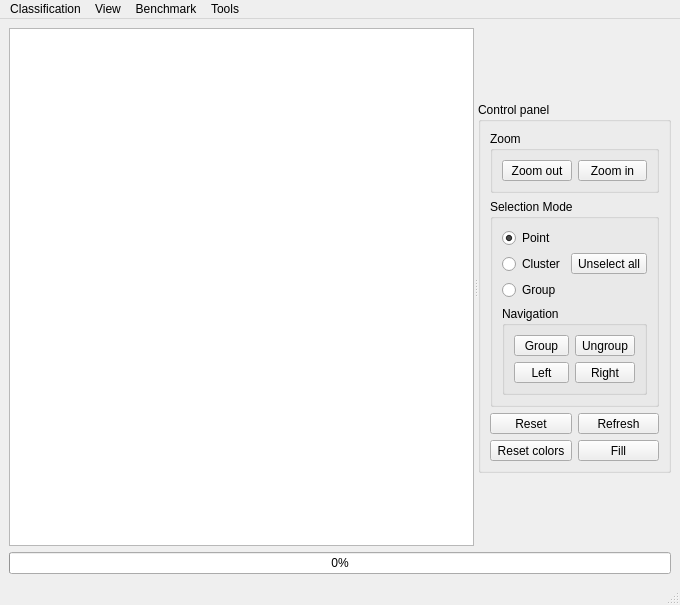
<?xml version="1.0" encoding="UTF-8"?>
<ui version="4.0">
 <class>TFDesignWindow</class>
 <widget class="QMainWindow" name="TFDesignWindow">
  <property name="geometry">
   <rect>
    <x>0</x>
    <y>0</y>
    <width>680</width>
    <height>605</height>
   </rect>
  </property>
  <property name="windowTitle">
   <string>Transfer Function Designer - Volume Explorer (VEx)</string>
  </property>
  <property name="windowIcon">
   <iconset>
    <normaloff>:/ui/icons/vex_logo.png</normaloff>:/ui/icons/vex_logo.png</iconset>
  </property>
  <widget class="QWidget" name="centralwidget">
   <layout class="QGridLayout" name="gridLayout">
    <item row="2" column="0">
     <widget class="QProgressBar" name="progressBar">
      <property name="enabled">
       <bool>true</bool>
      </property>
      <property name="value">
       <number>0</number>
      </property>
      <property name="textDirection">
       <enum>QProgressBar::TopToBottom</enum>
      </property>
     </widget>
    </item>
    <item row="1" column="0">
     <widget class="QSplitter" name="splitter">
      <property name="orientation">
       <enum>Qt::Horizontal</enum>
      </property>
      <widget class="TFDesignSpace" name="view">
       <property name="sizePolicy">
        <sizepolicy hsizetype="Expanding" vsizetype="Expanding">
         <horstretch>1</horstretch>
         <verstretch>1</verstretch>
        </sizepolicy>
       </property>
      </widget>
      <widget class="QWidget" name="controlWidget" native="true">
       <property name="sizePolicy">
        <sizepolicy hsizetype="MinimumExpanding" vsizetype="MinimumExpanding">
         <horstretch>0</horstretch>
         <verstretch>0</verstretch>
        </sizepolicy>
       </property>
       <layout class="QGridLayout" name="gridLayout_2">
        <item row="0" column="0">
         <spacer name="topVerticalSpacer">
          <property name="orientation">
           <enum>Qt::Vertical</enum>
          </property>
          <property name="sizeType">
           <enum>QSizePolicy::MinimumExpanding</enum>
          </property>
          <property name="sizeHint" stdset="0">
           <size>
            <width>20</width>
            <height>0</height>
           </size>
          </property>
         </spacer>
        </item>
        <item row="3" column="0">
         <spacer name="bottomVerticalSpacer">
          <property name="orientation">
           <enum>Qt::Vertical</enum>
          </property>
          <property name="sizeType">
           <enum>QSizePolicy::MinimumExpanding</enum>
          </property>
          <property name="sizeHint" stdset="0">
           <size>
            <width>20</width>
            <height>0</height>
           </size>
          </property>
         </spacer>
        </item>
        <item row="2" column="0">
         <widget class="QGroupBox" name="groupBoxControl">
          <property name="sizePolicy">
           <sizepolicy hsizetype="MinimumExpanding" vsizetype="MinimumExpanding">
            <horstretch>0</horstretch>
            <verstretch>0</verstretch>
           </sizepolicy>
          </property>
          <property name="title">
           <string>Control panel</string>
          </property>
          <layout class="QGridLayout" name="gridLayout_3">
           <item row="4" column="0">
            <widget class="QToolButton" name="tbReset">
             <property name="sizePolicy">
              <sizepolicy hsizetype="MinimumExpanding" vsizetype="Fixed">
               <horstretch>0</horstretch>
               <verstretch>0</verstretch>
              </sizepolicy>
             </property>
             <property name="toolTip">
              <string>&lt;html&gt;&lt;head/&gt;&lt;body&gt;&lt;p&gt;&lt;span style=&quot; font-weight:600;&quot;&gt;Restore viwer position.&lt;/span&gt;&lt;/p&gt;&lt;p&gt;Shortcut: &lt;span style=&quot; font-style:italic;&quot;&gt;F10&lt;/span&gt;&lt;/p&gt;&lt;/body&gt;&lt;/html&gt;</string>
             </property>
             <property name="text">
              <string>Reset</string>
             </property>
             <property name="icon">
              <iconset resource="../../volumexplorerrsrc.qrc">
               <normaloff>:/img/reload.png</normaloff>:/img/reload.png</iconset>
             </property>
             <property name="iconSize">
              <size>
               <width>32</width>
               <height>32</height>
              </size>
             </property>
             <property name="shortcut">
              <string>F10</string>
             </property>
            </widget>
           </item>
           <item row="4" column="1">
            <widget class="QToolButton" name="tbRefresh">
             <property name="sizePolicy">
              <sizepolicy hsizetype="MinimumExpanding" vsizetype="Fixed">
               <horstretch>0</horstretch>
               <verstretch>0</verstretch>
              </sizepolicy>
             </property>
             <property name="toolTip">
              <string>&lt;html&gt;&lt;head/&gt;&lt;body&gt;&lt;p&gt;&lt;span style=&quot; font-weight:600;&quot;&gt;Refresh.&lt;/span&gt;&lt;/p&gt;&lt;p&gt;Shortcut: &lt;span style=&quot; font-style:italic;&quot;&gt;F5&lt;/span&gt;&lt;/p&gt;&lt;/body&gt;&lt;/html&gt;</string>
             </property>
             <property name="text">
              <string>Refresh</string>
             </property>
             <property name="icon">
              <iconset resource="../../volumexplorerrsrc.qrc">
               <normaloff>:/img/refresh.png</normaloff>:/img/refresh.png</iconset>
             </property>
             <property name="iconSize">
              <size>
               <width>32</width>
               <height>32</height>
              </size>
             </property>
             <property name="shortcut">
              <string>F5</string>
             </property>
            </widget>
           </item>
           <item row="5" column="0">
            <widget class="QToolButton" name="tbResetColor">
             <property name="sizePolicy">
              <sizepolicy hsizetype="MinimumExpanding" vsizetype="Fixed">
               <horstretch>0</horstretch>
               <verstretch>0</verstretch>
              </sizepolicy>
             </property>
             <property name="toolTip">
              <string>&lt;html&gt;&lt;head/&gt;&lt;body&gt;&lt;p&gt;&lt;span style=&quot; font-weight:600;&quot;&gt;Restore color.&lt;/span&gt;&lt;/p&gt;&lt;p&gt;Shortcut: &lt;span style=&quot; font-style:italic;&quot;&gt;F6&lt;/span&gt;&lt;/p&gt;&lt;/body&gt;&lt;/html&gt;</string>
             </property>
             <property name="text">
              <string>Reset colors</string>
             </property>
             <property name="icon">
              <iconset resource="../../volumexplorerrsrc.qrc">
               <normaloff>:/img/palette.png</normaloff>:/img/palette.png</iconset>
             </property>
             <property name="iconSize">
              <size>
               <width>32</width>
               <height>32</height>
              </size>
             </property>
             <property name="shortcut">
              <string>F8</string>
             </property>
            </widget>
           </item>
           <item row="5" column="1">
            <widget class="QToolButton" name="tbSelectColor">
             <property name="sizePolicy">
              <sizepolicy hsizetype="MinimumExpanding" vsizetype="Fixed">
               <horstretch>0</horstretch>
               <verstretch>0</verstretch>
              </sizepolicy>
             </property>
             <property name="toolTip">
              <string>&lt;html&gt;&lt;head/&gt;&lt;body&gt;&lt;p&gt;&lt;span style=&quot; font-weight:600;&quot;&gt;Color fill.&lt;/span&gt;&lt;/p&gt;&lt;p&gt;Shortcut: &lt;span style=&quot; font-style:italic;&quot;&gt;F2&lt;/span&gt;&lt;/p&gt;&lt;/body&gt;&lt;/html&gt;</string>
             </property>
             <property name="text">
              <string>Fill</string>
             </property>
             <property name="icon">
              <iconset resource="../../volumexplorerrsrc.qrc">
               <normaloff>:/img/fill.png</normaloff>:/img/fill.png</iconset>
             </property>
             <property name="iconSize">
              <size>
               <width>32</width>
               <height>32</height>
              </size>
             </property>
             <property name="shortcut">
              <string>F2</string>
             </property>
            </widget>
           </item>
           <item row="1" column="0" colspan="2">
            <widget class="QGroupBox" name="groupBoxSelection">
             <property name="sizePolicy">
              <sizepolicy hsizetype="MinimumExpanding" vsizetype="MinimumExpanding">
               <horstretch>0</horstretch>
               <verstretch>0</verstretch>
              </sizepolicy>
             </property>
             <property name="title">
              <string>Selection Mode</string>
             </property>
             <layout class="QGridLayout" name="gridLayout_5">
              <item row="0" column="1" rowspan="3">
               <widget class="QToolButton" name="tbUnselectAll">
                <property name="sizePolicy">
                 <sizepolicy hsizetype="MinimumExpanding" vsizetype="Fixed">
                  <horstretch>0</horstretch>
                  <verstretch>0</verstretch>
                 </sizepolicy>
                </property>
                <property name="toolTip">
                 <string>&lt;html&gt;&lt;head/&gt;&lt;body&gt;&lt;p&gt;&lt;span style=&quot; font-weight:600;&quot;&gt;Unselect all.&lt;/span&gt;&lt;/p&gt;&lt;p&gt;Shortcut: &lt;span style=&quot; font-style:italic;&quot;&gt;Esc&lt;/span&gt;&lt;/p&gt;&lt;/body&gt;&lt;/html&gt;</string>
                </property>
                <property name="text">
                 <string>Unselect all</string>
                </property>
                <property name="icon">
                 <iconset resource="../../volumexplorerrsrc.qrc">
                  <normaloff>:/img/unselect_all.png</normaloff>:/img/unselect_all.png</iconset>
                </property>
                <property name="iconSize">
                 <size>
                  <width>32</width>
                  <height>32</height>
                 </size>
                </property>
                <property name="shortcut">
                 <string>Esc</string>
                </property>
               </widget>
              </item>
              <item row="2" column="0">
               <widget class="QRadioButton" name="rbGroup">
                <property name="toolTip">
                 <string>&lt;html&gt;&lt;head/&gt;&lt;body&gt;&lt;p&gt;&lt;span style=&quot; font-weight:600;&quot;&gt;Select points of a group. &lt;/span&gt;&lt;/p&gt;&lt;p&gt;Shortcut: &lt;span style=&quot; font-style:italic;&quot;&gt;3&lt;/span&gt;&lt;/p&gt;&lt;/body&gt;&lt;/html&gt;</string>
                </property>
                <property name="text">
                 <string>Group</string>
                </property>
                <property name="shortcut">
                 <string>3</string>
                </property>
               </widget>
              </item>
              <item row="3" column="0" colspan="2">
               <widget class="QGroupBox" name="groupBoxNavigation">
                <property name="sizePolicy">
                 <sizepolicy hsizetype="MinimumExpanding" vsizetype="Expanding">
                  <horstretch>0</horstretch>
                  <verstretch>0</verstretch>
                 </sizepolicy>
                </property>
                <property name="title">
                 <string>Navigation</string>
                </property>
                <layout class="QGridLayout" name="gridLayout_7">
                 <item row="1" column="1">
                  <widget class="QToolButton" name="tbLeft">
                   <property name="sizePolicy">
                    <sizepolicy hsizetype="MinimumExpanding" vsizetype="Fixed">
                     <horstretch>0</horstretch>
                     <verstretch>0</verstretch>
                    </sizepolicy>
                   </property>
                   <property name="text">
                    <string>Left</string>
                   </property>
                   <property name="icon">
                    <iconset resource="../../volumexplorerrsrc.qrc">
                     <normaloff>:/img/left.png</normaloff>:/img/left.png</iconset>
                   </property>
                   <property name="iconSize">
                    <size>
                     <width>32</width>
                     <height>32</height>
                    </size>
                   </property>
                   <property name="shortcut">
                    <string>Left</string>
                   </property>
                   <property name="autoRaise">
                    <bool>false</bool>
                   </property>
                   <property name="arrowType">
                    <enum>Qt::NoArrow</enum>
                   </property>
                  </widget>
                 </item>
                 <item row="1" column="2">
                  <widget class="QToolButton" name="tbRight">
                   <property name="sizePolicy">
                    <sizepolicy hsizetype="MinimumExpanding" vsizetype="Fixed">
                     <horstretch>0</horstretch>
                     <verstretch>0</verstretch>
                    </sizepolicy>
                   </property>
                   <property name="text">
                    <string>Right</string>
                   </property>
                   <property name="icon">
                    <iconset resource="../../volumexplorerrsrc.qrc">
                     <normaloff>:/img/right.png</normaloff>:/img/right.png</iconset>
                   </property>
                   <property name="iconSize">
                    <size>
                     <width>32</width>
                     <height>32</height>
                    </size>
                   </property>
                   <property name="shortcut">
                    <string>Right</string>
                   </property>
                  </widget>
                 </item>
                 <item row="0" column="1">
                  <widget class="QToolButton" name="tbGroup">
                   <property name="sizePolicy">
                    <sizepolicy hsizetype="MinimumExpanding" vsizetype="Fixed">
                     <horstretch>0</horstretch>
                     <verstretch>0</verstretch>
                    </sizepolicy>
                   </property>
                   <property name="toolTip">
                    <string>&lt;html&gt;&lt;head/&gt;&lt;body&gt;&lt;p&gt;&lt;span style=&quot; font-weight:600;&quot;&gt;Group selected points.&lt;/span&gt;&lt;/p&gt;&lt;p&gt;Shortcut: &lt;span style=&quot; font-style:italic;&quot;&gt;CTrl &lt;/span&gt;+ &lt;span style=&quot; font-style:italic;&quot;&gt;G&lt;/span&gt;&lt;/p&gt;&lt;/body&gt;&lt;/html&gt;</string>
                   </property>
                   <property name="text">
                    <string>Group</string>
                   </property>
                   <property name="icon">
                    <iconset resource="../../volumexplorerrsrc.qrc">
                     <normaloff>:/img/group.png</normaloff>:/img/group.png</iconset>
                   </property>
                   <property name="iconSize">
                    <size>
                     <width>32</width>
                     <height>32</height>
                    </size>
                   </property>
                   <property name="shortcut">
                    <string>Ctrl+G</string>
                   </property>
                  </widget>
                 </item>
                 <item row="0" column="2">
                  <widget class="QToolButton" name="tbUngroup">
                   <property name="sizePolicy">
                    <sizepolicy hsizetype="MinimumExpanding" vsizetype="Fixed">
                     <horstretch>0</horstretch>
                     <verstretch>0</verstretch>
                    </sizepolicy>
                   </property>
                   <property name="toolTip">
                    <string>&lt;html&gt;&lt;head/&gt;&lt;body&gt;&lt;p&gt;&lt;span style=&quot; font-weight:600;&quot;&gt;Ungroup selected points.&lt;/span&gt;&lt;/p&gt;&lt;p&gt;Shortcut: &lt;span style=&quot; font-style:italic;&quot;&gt;CTrl &lt;/span&gt;+ &lt;span style=&quot; font-style:italic;&quot;&gt;U&lt;/span&gt;&lt;/p&gt;&lt;/body&gt;&lt;/html&gt;</string>
                   </property>
                   <property name="text">
                    <string>Ungroup</string>
                   </property>
                   <property name="icon">
                    <iconset resource="../../volumexplorerrsrc.qrc">
                     <normaloff>:/img/ungroup.png</normaloff>:/img/ungroup.png</iconset>
                   </property>
                   <property name="iconSize">
                    <size>
                     <width>32</width>
                     <height>32</height>
                    </size>
                   </property>
                   <property name="shortcut">
                    <string>Ctrl+U</string>
                   </property>
                  </widget>
                 </item>
                </layout>
               </widget>
              </item>
              <item row="0" column="0">
               <widget class="QRadioButton" name="rbPivot">
                <property name="toolTip">
                 <string>&lt;html&gt;&lt;head/&gt;&lt;body&gt;&lt;p&gt;&lt;span style=&quot; font-weight:600;&quot;&gt;Select a single point. &lt;/span&gt;&lt;/p&gt;&lt;p&gt;&lt;span style=&quot; font-weight:600;&quot;&gt;Each point is a representative.&lt;/span&gt;&lt;/p&gt;&lt;p&gt;Shortcut: &lt;span style=&quot; font-style:italic;&quot;&gt;1&lt;/span&gt;&lt;/p&gt;&lt;/body&gt;&lt;/html&gt;</string>
                </property>
                <property name="text">
                 <string>Point</string>
                </property>
                <property name="shortcut">
                 <string>1</string>
                </property>
                <property name="checked">
                 <bool>true</bool>
                </property>
               </widget>
              </item>
              <item row="1" column="0">
               <widget class="QRadioButton" name="rbCluster">
                <property name="toolTip">
                 <string>&lt;html&gt;&lt;head/&gt;&lt;body&gt;&lt;p&gt;&lt;span style=&quot; font-weight:600;&quot;&gt;Select points of a cluster.&lt;/span&gt;&lt;/p&gt;&lt;p&gt;Shortcut: &lt;span style=&quot; font-style:italic;&quot;&gt;2&lt;/span&gt;&lt;/p&gt;&lt;/body&gt;&lt;/html&gt;</string>
                </property>
                <property name="text">
                 <string>Cluster</string>
                </property>
                <property name="shortcut">
                 <string>2</string>
                </property>
               </widget>
              </item>
             </layout>
            </widget>
           </item>
           <item row="0" column="0" colspan="2">
            <widget class="QGroupBox" name="zoomGroupBox">
             <property name="sizePolicy">
              <sizepolicy hsizetype="MinimumExpanding" vsizetype="MinimumExpanding">
               <horstretch>0</horstretch>
               <verstretch>0</verstretch>
              </sizepolicy>
             </property>
             <property name="title">
              <string>Zoom</string>
             </property>
             <layout class="QGridLayout" name="gridLayout_4">
              <item row="0" column="0">
               <widget class="QToolButton" name="tbZoomIn">
                <property name="sizePolicy">
                 <sizepolicy hsizetype="MinimumExpanding" vsizetype="Fixed">
                  <horstretch>0</horstretch>
                  <verstretch>0</verstretch>
                 </sizepolicy>
                </property>
                <property name="toolTip">
                 <string>&lt;html&gt;&lt;head/&gt;&lt;body&gt;&lt;p&gt;&lt;span style=&quot; font-weight:600;&quot;&gt;Zoom out.&lt;/span&gt;&lt;/p&gt;&lt;p&gt;Shortcut: &lt;span style=&quot; font-style:italic;&quot;&gt;Ctrl &lt;/span&gt;+&lt;span style=&quot; font-style:italic;&quot;&gt; -&lt;/span&gt;&lt;/p&gt;&lt;/body&gt;&lt;/html&gt;</string>
                </property>
                <property name="text">
                 <string>Zoom out</string>
                </property>
                <property name="icon">
                 <iconset resource="../../volumexplorerrsrc.qrc">
                  <normaloff>:/img/zoom_out.png</normaloff>:/img/zoom_out.png</iconset>
                </property>
                <property name="iconSize">
                 <size>
                  <width>32</width>
                  <height>32</height>
                 </size>
                </property>
                <property name="autoRepeat">
                 <bool>true</bool>
                </property>
                <property name="autoRepeatInterval">
                 <number>50</number>
                </property>
               </widget>
              </item>
              <item row="0" column="1">
               <widget class="QToolButton" name="tbZoomOut">
                <property name="sizePolicy">
                 <sizepolicy hsizetype="MinimumExpanding" vsizetype="Fixed">
                  <horstretch>0</horstretch>
                  <verstretch>0</verstretch>
                 </sizepolicy>
                </property>
                <property name="toolTip">
                 <string>&lt;html&gt;&lt;head/&gt;&lt;body&gt;&lt;p&gt;&lt;span style=&quot; font-weight:600;&quot;&gt;Zoom in.&lt;/span&gt;&lt;/p&gt;&lt;p&gt;Shortcut: &lt;span style=&quot; font-style:italic;&quot;&gt;Ctrl &lt;/span&gt;+ &lt;span style=&quot; font-style:italic;&quot;&gt;+&lt;/span&gt;&lt;/p&gt;&lt;/body&gt;&lt;/html&gt;</string>
                </property>
                <property name="text">
                 <string>Zoom in</string>
                </property>
                <property name="icon">
                 <iconset resource="../../volumexplorerrsrc.qrc">
                  <normaloff>:/img/zoom_in.png</normaloff>:/img/zoom_in.png</iconset>
                </property>
                <property name="iconSize">
                 <size>
                  <width>32</width>
                  <height>32</height>
                 </size>
                </property>
                <property name="autoRepeat">
                 <bool>true</bool>
                </property>
                <property name="autoRepeatInterval">
                 <number>50</number>
                </property>
               </widget>
              </item>
             </layout>
            </widget>
           </item>
          </layout>
         </widget>
        </item>
       </layout>
      </widget>
     </widget>
    </item>
   </layout>
  </widget>
  <widget class="QMenuBar" name="menubar">
   <property name="geometry">
    <rect>
     <x>0</x>
     <y>0</y>
     <width>680</width>
     <height>22</height>
    </rect>
   </property>
   <widget class="QMenu" name="menuGraph">
    <property name="title">
     <string>Classification</string>
    </property>
    <addaction name="actionExtractAttribute"/>
    <addaction name="actionCluster"/>
    <addaction name="separator"/>
    <addaction name="actionLoadTFDesign"/>
    <addaction name="actionSaveTFDesign"/>
   </widget>
   <widget class="QMenu" name="menuHelp">
    <property name="title">
     <string>Tools</string>
    </property>
    <addaction name="actionSettingsDialog"/>
   </widget>
   <widget class="QMenu" name="menuView">
    <property name="title">
     <string>View</string>
    </property>
    <widget class="QMenu" name="menuScreenshot">
     <property name="title">
      <string>Export Screenshot</string>
     </property>
     <addaction name="actionExportScreenshot"/>
     <addaction name="actionExportScreenshotForCluster"/>
     <addaction name="actionExportScreenshotForGroup"/>
    </widget>
    <addaction name="actionRenderingWindow"/>
    <addaction name="separator"/>
    <addaction name="actionLoadViewerPos"/>
    <addaction name="separator"/>
    <addaction name="actionSaveViewerPos"/>
    <addaction name="menuScreenshot"/>
   </widget>
   <widget class="QMenu" name="menuBenchmark">
    <property name="title">
     <string>Benchmark</string>
    </property>
    <addaction name="actionBenchmarkActivated"/>
    <addaction name="actionShowLogWindow"/>
   </widget>
   <addaction name="menuGraph"/>
   <addaction name="menuView"/>
   <addaction name="menuBenchmark"/>
   <addaction name="menuHelp"/>
  </widget>
  <widget class="QStatusBar" name="statusbar"/>
  <action name="actionExtractAttribute">
   <property name="checkable">
    <bool>false</bool>
   </property>
   <property name="text">
    <string>Attribute Extraction</string>
   </property>
   <property name="toolTip">
    <string>&lt;html&gt;&lt;head/&gt;&lt;body&gt;&lt;p&gt;&lt;span style=&quot; font-weight:600;&quot;&gt;Extract features and execute FastMap.&lt;/span&gt;&lt;/p&gt;&lt;/body&gt;&lt;/html&gt;</string>
   </property>
   <property name="shortcut">
    <string>Ctrl+Shift+A</string>
   </property>
  </action>
  <action name="actionCluster">
   <property name="text">
    <string>Clustering and Pivot-based Searching</string>
   </property>
   <property name="toolTip">
    <string>&lt;html&gt;&lt;head/&gt;&lt;body&gt;&lt;p&gt;&lt;span style=&quot; font-weight:600;&quot;&gt;Execute GridDBSCAN and Sparse Spatial Selection.&lt;/span&gt;&lt;/p&gt;&lt;/body&gt;&lt;/html&gt;</string>
   </property>
   <property name="shortcut">
    <string>Ctrl+Shift+C</string>
   </property>
  </action>
  <action name="actionSettingsDialog">
   <property name="text">
    <string>Settings</string>
   </property>
   <property name="shortcut">
    <string>F12</string>
   </property>
  </action>
  <action name="actionRenderingWindow">
   <property name="text">
    <string>Rendering Window</string>
   </property>
   <property name="toolTip">
    <string>&lt;html&gt;&lt;head/&gt;&lt;body&gt;&lt;p&gt;&lt;span style=&quot; font-weight:600;&quot;&gt;Show the rendering window if not visible yet.&lt;/span&gt;&lt;/p&gt;&lt;/body&gt;&lt;/html&gt;</string>
   </property>
   <property name="shortcut">
    <string>Ctrl+R</string>
   </property>
   <property name="shortcutContext">
    <enum>Qt::ApplicationShortcut</enum>
   </property>
  </action>
  <action name="actionBenchmarkActivated">
   <property name="checkable">
    <bool>true</bool>
   </property>
   <property name="text">
    <string>Activated</string>
   </property>
  </action>
  <action name="actionExportScreenshot">
   <property name="text">
    <string>Current View</string>
   </property>
   <property name="shortcut">
    <string>Ctrl+E</string>
   </property>
  </action>
  <action name="actionLoadViewerPos">
   <property name="text">
    <string>Load Observer</string>
   </property>
   <property name="shortcut">
    <string>Ctrl+Shift+O</string>
   </property>
  </action>
  <action name="actionSaveViewerPos">
   <property name="text">
    <string>Save Observer</string>
   </property>
   <property name="shortcut">
    <string>Ctrl+Shift+S</string>
   </property>
  </action>
  <action name="actionExportScreenshotForCluster">
   <property name="text">
    <string>For Each Cluster</string>
   </property>
  </action>
  <action name="actionExportScreenshotForGroup">
   <property name="text">
    <string>For Each Group</string>
   </property>
   <property name="shortcut">
    <string>Ctrl+3</string>
   </property>
  </action>
  <action name="actionShowLogWindow">
   <property name="text">
    <string>Show Log Window</string>
   </property>
  </action>
  <action name="actionLoadTFDesign">
   <property name="text">
    <string>Open Transfer Function Design</string>
   </property>
   <property name="shortcut">
    <string>Ctrl+O</string>
   </property>
  </action>
  <action name="actionSaveTFDesign">
   <property name="text">
    <string>Save Transfer Function Design</string>
   </property>
   <property name="shortcut">
    <string>Ctrl+S</string>
   </property>
  </action>
 </widget>
 <customwidgets>
  <customwidget>
   <class>TFDesignSpace</class>
   <extends>QGraphicsView</extends>
   <header>ui/transfer_function/tfdesignspace.h</header>
  </customwidget>
 </customwidgets>
 <tabstops>
  <tabstop>view</tabstop>
  <tabstop>tbZoomIn</tabstop>
  <tabstop>tbZoomOut</tabstop>
  <tabstop>rbPivot</tabstop>
  <tabstop>rbCluster</tabstop>
  <tabstop>rbGroup</tabstop>
  <tabstop>tbUnselectAll</tabstop>
  <tabstop>tbGroup</tabstop>
  <tabstop>tbUngroup</tabstop>
  <tabstop>tbLeft</tabstop>
  <tabstop>tbRight</tabstop>
  <tabstop>tbReset</tabstop>
  <tabstop>tbRefresh</tabstop>
  <tabstop>tbResetColor</tabstop>
  <tabstop>tbSelectColor</tabstop>
 </tabstops>
 <resources>
  <include location="../../volumexplorerrsrc.qrc"/>
 </resources>
 <connections/>
</ui>
